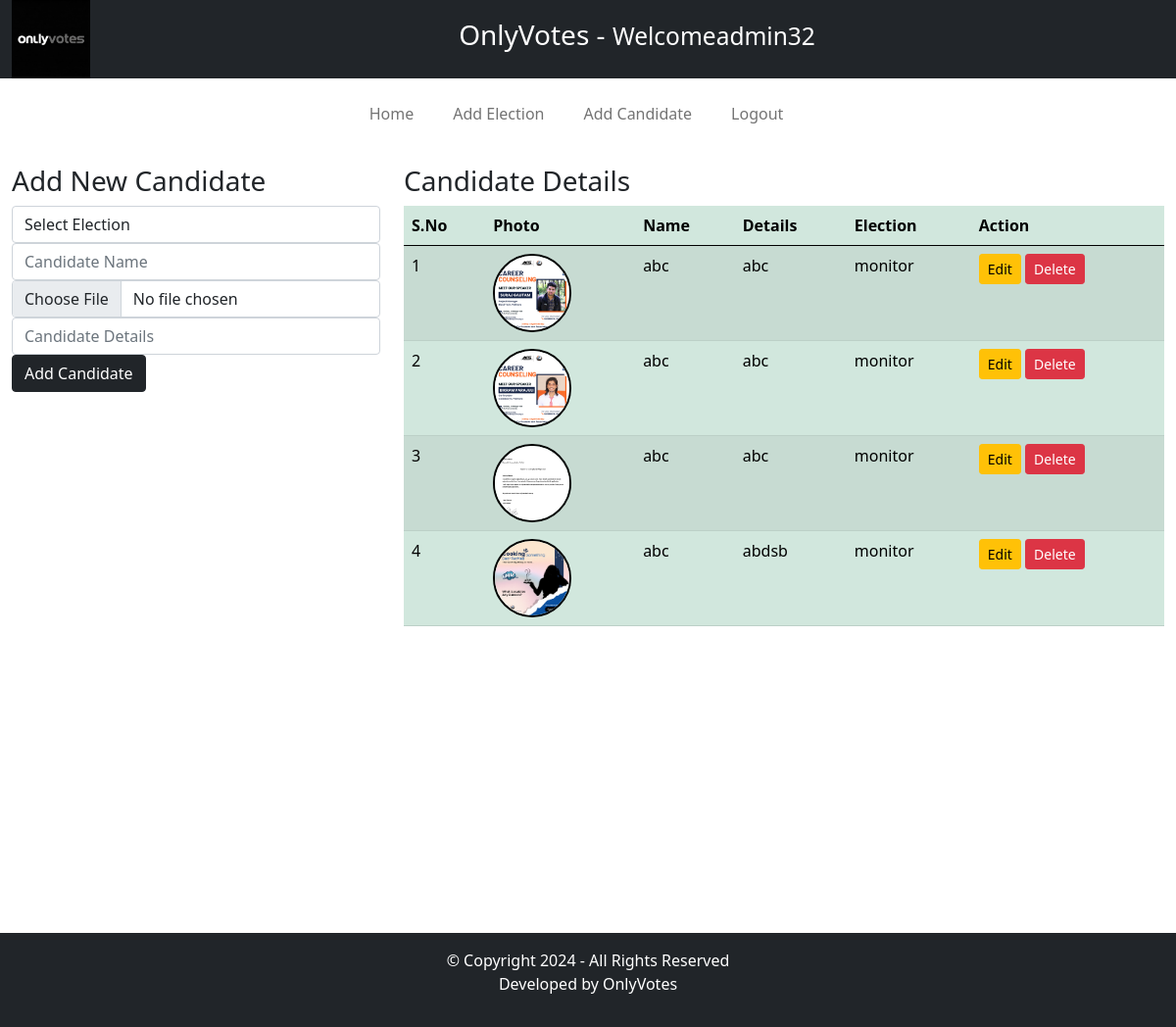
Screenshot of /admin/index.php?addCandidatesPage=1 (signed in) with the database file from the repository.
### tables this page shows
CREATE TABLE `candidate_details` (
  `id` int(11) NOT NULL,
  `election_id` int(11) DEFAULT NULL,
  `candidate_name` varchar(255) DEFAULT NULL,
  `candidate_detail` text DEFAULT NULL,
  `candidate_photo` text DEFAULT NULL,
  `inserted_by` varchar(255) DEFAULT NULL,
  `inserted_on` date DEFAULT NULL
);

CREATE TABLE `elections` (
  `id` int(11) NOT NULL,
  `election_topic` varchar(255) DEFAULT NULL,
  `no_of_candidates` int(11) DEFAULT NULL,
  `starting_date` date DEFAULT NULL,
  `ending_date` date DEFAULT NULL,
  `status` varchar(45) DEFAULT NULL,
  `inserted_by` varchar(255) DEFAULT NULL,
  `inserted_on` date DEFAULT NULL
);

### admin/inc/add_candidates.php (the view, shortened to what this page needs)
<div class="row my-3">
    <div class="col-4">
    <h3>Add New Candidate</h3>
    <form method="POST" enctype="multipart/form-data">
        <div class="form-group">
          <select  class="form-control" name="election_id" required/>
            <option value=""> Select Election </option>
        </div>
        <div class="form-group">
            <input type="text" name="candidate_name" placeholder="Candidate Name" class="form-control" required/>
        </div>
        <div class="form-group">
            <input type="file"  name="candidate_photo" class="form-control" required/>
        </div>
        <div class="form-group">
            <input type="text" name="candidate_details" placeholder="Candidate Details" class="form-control" required/>
        </div>
        <input type="submit" value="Add Candidate" name="addCandidateBtn" class="btn btn-dark" />
    </form>
</div>
    <div class="col-8">
    <h3>Candidate Details</h3>
    <table class="table table-success table-striped">
  <thead>
    <tr>
      <th scope="col">S.No</th>
      <th scope="col">Photo</th>
      <th scope="col">Name</th>
      <th scope="col">Details</th>
      <th scope="col">Election</th>
      <th scope="col">Action</th>
    </tr>
  </thead>
  <tbody>
        <?php
            $fetchingData = mysqli_query($db,"SELECT * FROM candidate_details") or die(mysqli_error($db));
            $isAnyCandidateAdded = mysqli_num_rows($fetchingData);
            if($isAnyCandidateAdded > 0)
            {
                $sno = 1;
                while($row = mysqli_fetch_assoc($fetchingData))
                {
                $election_id = $row['election_id'];
                $fetchingElectionName = mysqli_query($db,"SELECT * FROM elections WHERE id='".$election_id."'") or die(mysqli_error($db));
                $execFetchingElectionNameQuery = mysqli_fetch_assoc($fetchingElectionName);
                $election_name = $execFetchingElectionNameQuery['election_topic'];
                $candidate_photo = $row['candidate_photo'];
        ?>
                <tr>
                    <td><?php echo $sno++; ?></td>
                    <td><img src="<?php echo $candidate_photo; ?>" style="width:80px; height:80px; border:2px solid #000; border-radius:100%;" /></td>
                    <td><?php echo $row['candidate_name']; ?></td>
                    <td><?php echo $row['candidate_detail']; ?></td>
                    <td><?php echo $election_name; ?></td>
                    <td>
                        <a href="#" class="btn btn-sm btn-warning"> Edit </a>
                        <a href="#" class="btn btn-sm btn-danger"> Delete </a>
                    </td>
                </tr>
            <?php
                }
            }else{
            ?>
                <tr>
                    <td colspan="7"> No Candidate have been added yet.</td>
                </tr>
            <?php
            }
        ?>
  </tbody>
</table>
    </div>
</div>

### rows the page displays
candidate_details: candidate_photo (picture), candidate_name "abc", candidate_detail "abc", election.election_topic "monitor"
candidate_details: candidate_photo (picture), candidate_name "abc", candidate_detail "abc", election.election_topic "monitor"
candidate_details: candidate_photo (picture), candidate_name "abc", candidate_detail "abc", election.election_topic "monitor"
candidate_details: candidate_photo (picture), candidate_name "abc", candidate_detail "abdsb", election.election_topic "monitor"

### other values shown
$_SESSION['username'] "admin32"
